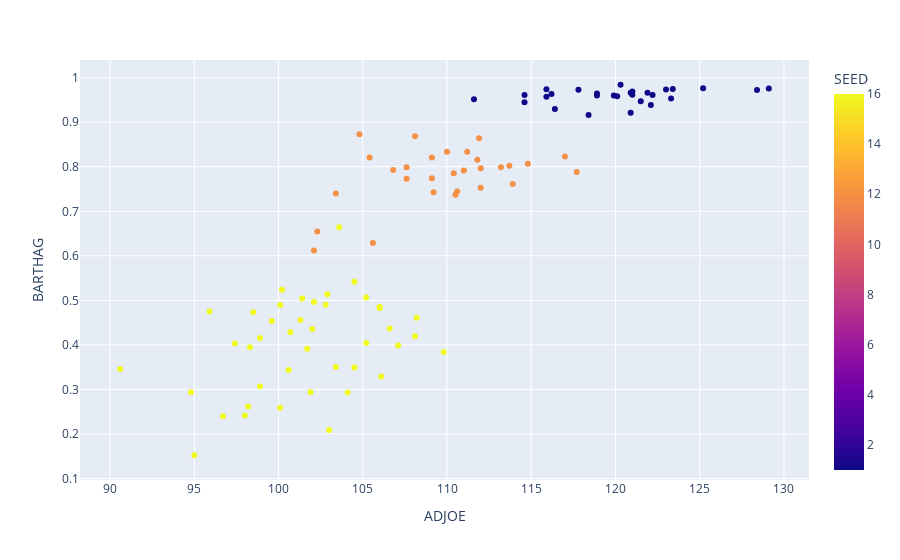

Notebook code cell kept with this figure:
### Markdown cell above
Here, we show 1-, 12-, and 16-seeds'ADJOE and BARTHAG scores on the x- and y-axes, respectively. Suppose seeds didn't exist but we think there is a pattern to be observed.

This pattern could of course end up being very informative if it groups teams by seed, since the machine would then be learning which teams were elite, which teams were significantly worse, but still good enough to upset some of the best teams, and which teams barely stand a chance. 

The point is, this is a bit of a silly example, but worthy enough to make for a good demonstration of clustering.

### Code cell
df2 = df[df['SEED'].isin([1, 12, 16])]

# x = df2['ADJOE']
# y = df2['BARTHAG']
# labels = df2['TEAM']
# color = df2['SEED']

# # create a dataframe using x, y, label, and color series
# plotting_df = pd.DataFrame({'ADJOE': x, 'BARTHAG': y, 'labels': labels, 'color': color})

# create a scatter plot using plotly express
fig = px.scatter(df2, x='ADJOE', y='BARTHAG', hover_data=['TEAM'], color='SEED')

# show the plot
fig.show()

### Figure 1 — Plotly figure (JSON) as saved in the notebook; plotly's stock layout.template omitted (floating-point values rounded to 4 significant figures)
{"data": [{"customdata": [["North Carolina"], ["Wisconsin"], ["Gonzaga"], ["Duke"], ["Virginia"], ["North Carolina"], ["Villanova"], ["Louisville"], ["Virginia"], ["Duke"], ["Kansas"], ["Kansas"], ["Oregon"], ["Gonzaga"], ["Arizona"], ["Kansas"], ["Kentucky"], ["Florida"], ["UMBC"], ["Villanova"], ["Villanova"], ["Xavier"], ["Liberty"], ["Middle Tennessee"], ["Yale"], ["Murray St."], ["Arkansas Little Rock"], ["Wichita St."], ["Harvard"], ["North Dakota St."], ["Stephen F. Austin"], ["Gonzaga"], ["California"], ["Mississippi"], ["Davidson"], ["Virginia"], ["Florida Gulf Coast"], ["Coastal Carolina"], ["Radford"], ["Gardner Webb"], ["UC Davis"], ["UNC Wilmington"], ["Princeton"], ["Penn"], ["Iona"], ["Buffalo"], ["Hampton"], ["Hampton"], ["Wyoming"], ["Nevada"], ["Robert Morris"], ["Mount St. Mary's"], ["Fairleigh Dickinson"], ["Austin Peay"], ["Murray St."], ["Lafayette"], ["Holy Cross"], ["Wofford"], ["Chattanooga"], ["Stephen F. Austin"], ["South Dakota St."], ["South Dakota St."], ["South Dakota St."], ["North Dakota St."], ["Texas Southern"], ["Texas Southern"], ["New Mexico St."], ["New Mexico St."], ["North Carolina St."], ["Albany"], ["Cal Poly"], ["Coastal Carolina"], ["Weber St."], ["Akron"], ["Western Kentucky"], ["North Carolina A&T"], ["Southern"], ["James Madison"], ["North Florida"], ["Manhattan"], ["North Carolina Central"], ["North Carolina Central"], ["North Carolina Central"], ["Fairleigh Dickinson"], ["LIU Brooklyn"], ["New Orleans"], ["Southern"], ["Prairie View A&M"], ["Xavier"], ["Mount St. Mary's"], ["Texas Southern"], ["LIU Brooklyn"], ["Liberty"], ["North Carolina"], ["Oregon"], ["Virginia"], ["Indiana"], ["Kansas"], ["Oregon"]], "hovertemplate": "ADJOE=%{x}<br>BARTHAG=%{y}<br>TEAM=%{customdata[0]}<br>SEED=%{marker.color}<extra></extra>", "legendgroup": "", "marker": {"color": [1, 1, 1, 1, 1, 1, 1, 1, 1, 1, 1, 1, 1, 1, 1, 1, 1, 1, 16, 1, 1, 1, 12, 12, 12, 12, 12, 1, 12, 12, 12, 1, 12, 12, 12, 1, 16, 16, 16, 16, 16, 12, 12, 16, 16, 12, 16, 16, 12, 12, 16, 16, 16, 16, 12, 16, 16, 12, 12, 12, 12, 16, 12, 16, 16, 16, 12, 12, 12, 16, 16, 16, 16, 12, 16, 16, 16, 16, 16, 16, 16, 16, 16, 16, 16, 16, 16, 16, 12, 16, 16, 16, 16, 1, 12, 1, 1, 1, 12], "coloraxis": "coloraxis", "symbol": "circle"}, "mode": "markers", "name": "", "orientation": "v", "showlegend": false, "type": "scatter", "x": [123.3, 129.1, 117.8, 125.2, 123, 121, 128.4, 115.9, 119.9, 118.9, 120.9, 121.5, 118.4, 123.4, 116.2, 122.1, 120.3, 115.9, 102.1, 121.9, 122.2, 120.9, 109.2, 111.2, 109.1, 110.4, 107.6, 116.4, 111.9, 113.9, 112, 118.9, 105.4, 110, 117, 114.6, 102.9, 104.5, 101.3, 106, 97.4, 117.7, 107.6, 103.6, 105.2, 109.1, 94.8, 98.2, 102.1, 113.7, 100.7, 98.9, 104.5, 103.4, 110.6, 109.8, 96.7, 102.3, 105.6, 111, 110.5, 108.2, 113.2, 106.6, 100.6, 104.1, 106.8, 111.8, 114.8, 102.8, 102, 98.3, 106, 103.4, 100.1, 90.6, 95.9, 98.5, 105.2, 100.2, 101.4, 95, 98, 103, 101.9, 99.6, 98.9, 101.7, 112, 107.1, 106.1, 108.1, 100.1, 120.1, 108.1, 114.6, 121, 111.6, 104.8], "xaxis": "x", "y": [0.9531, 0.9758, 0.9728, 0.9764, 0.9736, 0.9615, 0.9725, 0.9743, 0.96, 0.9646, 0.9662, 0.9472, 0.9163, 0.9744, 0.9636, 0.9385, 0.9842, 0.9575, 0.4963, 0.9663, 0.9611, 0.9211, 0.7428, 0.8339, 0.8209, 0.7852, 0.7732, 0.9295, 0.8641, 0.7613, 0.7527, 0.9599, 0.8211, 0.834, 0.823, 0.9612, 0.5136, 0.5417, 0.4559, 0.4852, 0.4033, 0.7881, 0.7989, 0.6644, 0.4044, 0.7742, 0.2939, 0.2615, 0.6121, 0.8021, 0.4286, 0.4155, 0.3494, 0.3501, 0.7449, 0.3839, 0.2398, 0.6547, 0.6286, 0.7919, 0.737, 0.4612, 0.7989, 0.4369, 0.3437, 0.293, 0.7927, 0.8155, 0.8066, 0.49, 0.4356, 0.3946, 0.4831, 0.7402, 0.4895, 0.3459, 0.475, 0.4736, 0.5063, 0.5238, 0.5043, 0.1522, 0.2414, 0.209, 0.2937, 0.4538, 0.3065, 0.3911, 0.7965, 0.3986, 0.3293, 0.4195, 0.2591, 0.9582, 0.8687, 0.9449, 0.9692, 0.9514, 0.8728], "yaxis": "y"}], "layout": {"coloraxis": {"colorbar": {"title": {"text": "SEED"}}, "colorscale": [[0, "#0d0887"], [0.1111, "#46039f"], [0.2222, "#7201a8"], [0.3333, "#9c179e"], [0.4444, "#bd3786"], [0.5556, "#d8576b"], [0.6667, "#ed7953"], [0.7778, "#fb9f3a"], [0.8889, "#fdca26"], [1, "#f0f921"]]}, "legend": {"tracegroupgap": 0}, "margin": {"t": 60}, "xaxis": {"anchor": "y", "domain": [0, 1], "title": {"text": "ADJOE"}}, "yaxis": {"anchor": "x", "domain": [0, 1], "title": {"text": "BARTHAG"}}}}
